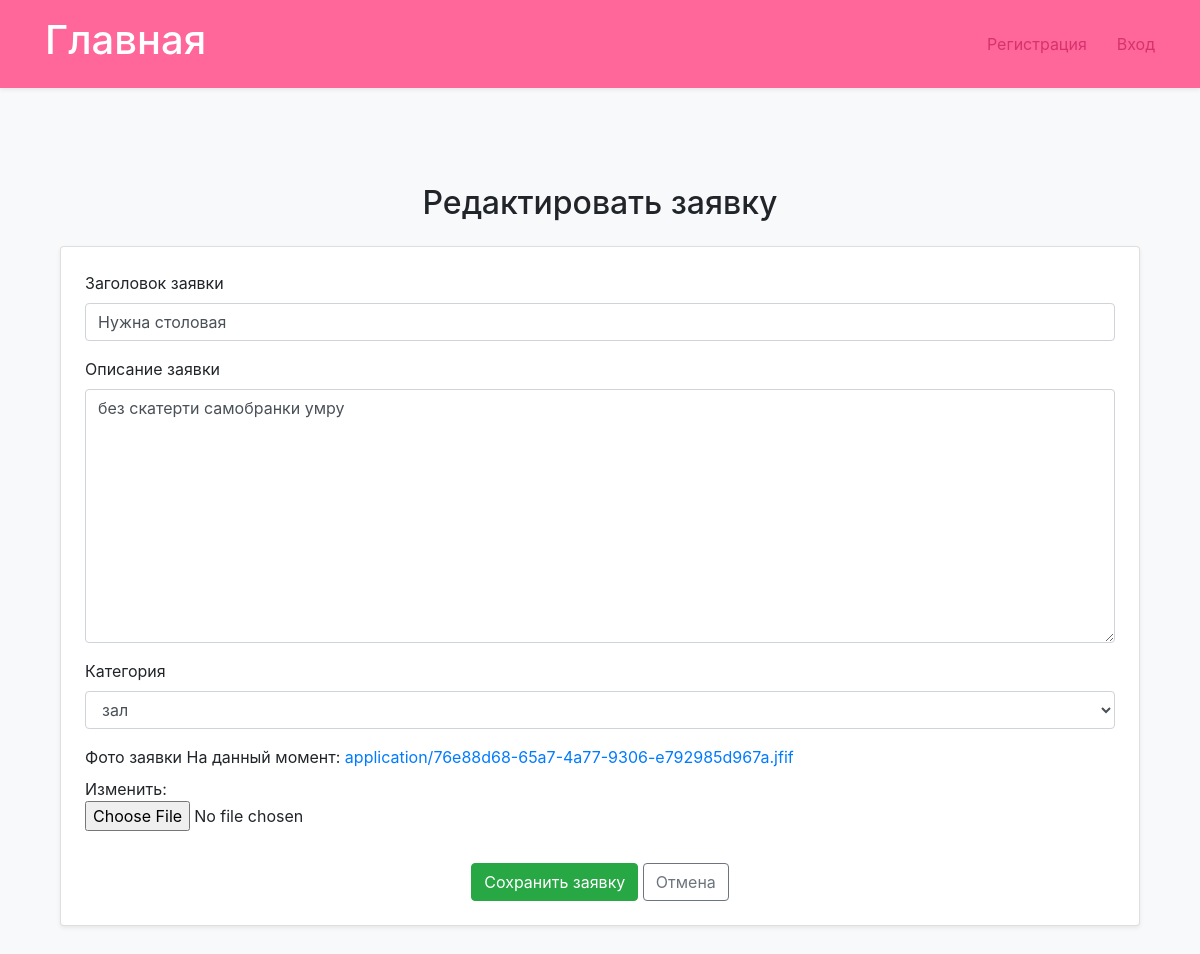
/catalog/application/1/edit/, run on the app's committed database.
### catalog/models.py (models this page shows, shortened)
class Application(models.Model):
    user = models.ForeignKey(
        settings.AUTH_USER_MODEL,
        on_delete=models.CASCADE,
        related_name='applications',
        verbose_name='Пользователь'
    )
    title = models.CharField(max_length=200, verbose_name='Напишите заголовок к заявке ')
    description = models.TextField(verbose_name='Напишите описание для заявки')
    category = models.ForeignKey(Category, on_delete=models.CASCADE, verbose_name='Выберите категорию заявки')
    image = models.FileField(
        upload_to='application',
        validators=[validate_image],
        verbose_name='Загрузите фото заявки'
    )
    LOAN_STATUS = (
        ('new', 'новая'),
        ('active','принято'),
        ('done','выполнено'),
    )
    status = models.CharField(max_length=20, choices=LOAN_STATUS,
                              default='new', verbose_name='статус заявки',
                              help_text='статус заявки')
    created_at = models.DateTimeField(auto_now_add=True, help_text='дата и время создания')
    def display_category(self):
        return self.category.name if self.category else "Без категории"
    display_category.short_description = 'Category'

### catalog/views.py (the view)
# urls.py: path('application/<int:pk>/edit/', views.update_application, name='edit_application'),
def update_application(request, pk):
    application = get_object_or_404(Application, pk=pk)
    if request.method == 'POST':
        form = ApplicationForm(request.POST, request.FILES, instance=application)
        if form.is_valid():
            form.save()
            ApplicationHistory.objects.create(
                application=application,
                changed_by=request.user,
                change_description=f"Заявка обновлена: {form.cleaned_data['title']}"
            )
            return redirect('catalog:application_detail', pk=application.pk)
    else:
        form = ApplicationForm(instance=application)
    return render(request, 'catalog/application_form.html', {'form': form})

### catalog/forms.py
class ApplicationForm(forms.ModelForm):
    class Meta:
        model = Application
        fields = ['title', 'description', 'category', 'image']
        labels = {
            'title': 'Заголовок заявки',
            'description': 'Описание заявки',
            'category': 'Категория',
            'image': 'Фото заявки',
        }
        widgets = {
            'title': forms.TextInput(attrs={'class': 'form-control', 'placeholder': 'Введите заголовок'}),
            'description': forms.Textarea(attrs={'class': 'form-control', 'placeholder': 'Введите описание'}),
            'category': forms.Select(attrs={'class': 'form-control'}),
            'image': forms.ClearableFileInput(attrs={'class': 'form-control-file'}),
        }

### catalog/models.py (called while the page is built)
    def __str__(self):
        return self.name

### catalog/templates/catalog/application_form.html (shortened to what this page needs)
{% extends 'catalog/base_generic.html' %}
{% block content %}
<div class="container my-5">
    <h2 class="text-center mb-4">{% if form.instance.pk %}Редактировать{% else %}Создать{% endif %} заявку</h2>
    <div class="card shadow-sm p-4">
        <form method="post" enctype="multipart/form-data">
            <div class="row g-3">
                {% for field in form %}
                <div class="col-md-12">
                    <div class="mb-3">
                        <label class="form-label">{{ field.label }}</label>
                        {{ field }}
                    </div>
                </div>
                {% endfor %}
            </div>
            <div class="text-center">
                <button type="submit" class="btn btn-success mt-3">Сохранить заявку</button>
                <a href="{% url 'catalog:index' %}" class="btn btn-outline-secondary mt-3">Отмена</a>
            </div>
        </form>
    </div>
</div>
{% endblock %}

### catalog/static/css/styles.css (style rules this page uses)
* { padding: 0; margin: 0; border: 0; box-sizing: border-box; }
body { font-family: 'Montserrat', sans-serif; background-color: #f8f9fa; }
a { transition: all 0.3s ease-in-out; }
.card { border-radius: 12px; }
.form-control { border-radius: 8px; }

### data on the page
Application: form "Нужна столовая" "без скатерти самобранки умру" "зал"

### other printed values
{{ field.label }} "Заголовок заявки" "Описание заявки" "Категория" "Фото заявки"
